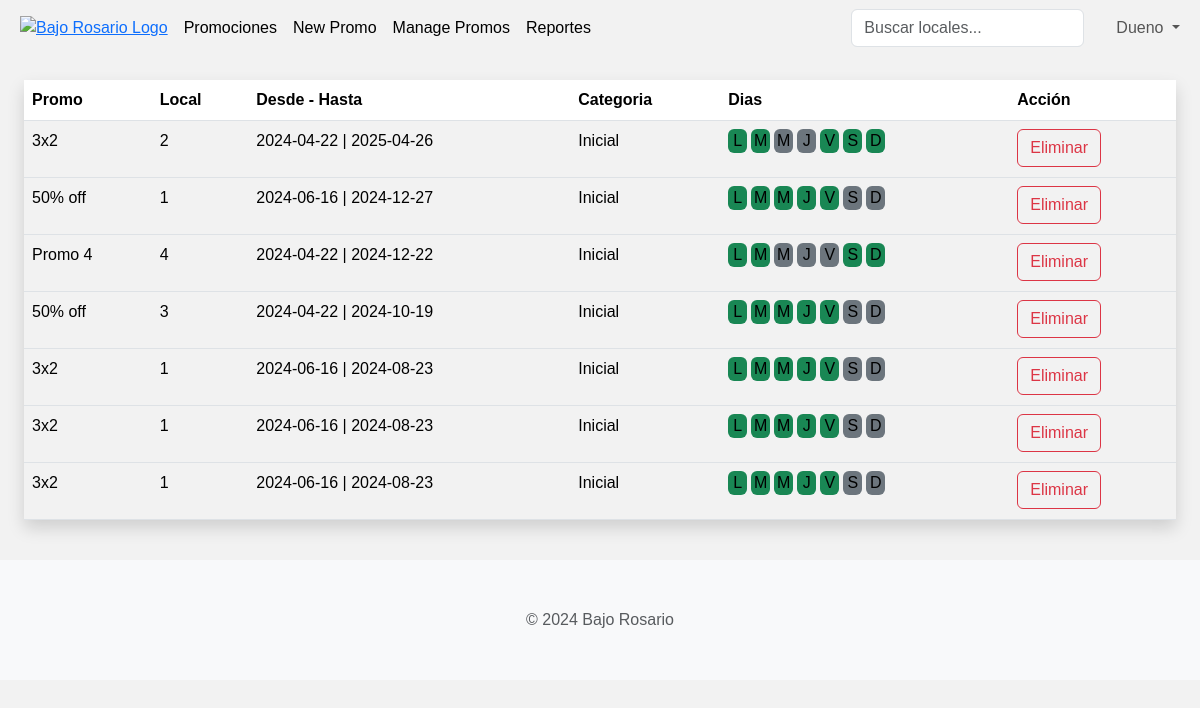
/dueño/manage_promo (signed in), run on the app's committed database.
### tables this page shows
CREATE TABLE `promociones` (
  `cod_promo` int(11) NOT NULL,
  `texto_promo` varchar(200) NOT NULL,
  `fecha_desde_promo` date NOT NULL,
  `fecha_hasta_promo` date NOT NULL,
  `categoria_cliente` varchar(10) NOT NULL,
  `dias_semana` varchar(20) NOT NULL,
  `estado_promo` varchar(10) NOT NULL,
  `cantidad_usos` int(11) NOT NULL,
  `cod_local` int(11) NOT NULL
);

CREATE TABLE `locales` (
  `cod_local` int(11) NOT NULL,
  `nombre_local` varchar(100) NOT NULL,
  `ubicacion_local` varchar(50) NOT NULL,
  `rubro_local` varchar(20) NOT NULL,
  `url_logo` varchar(200) NOT NULL,
  `cod_usuario` int(11) NOT NULL
);

### src/controllers/promociones/get_promociones.php (called while the page is built, shortened)
<?php
function get_promociones_by_dueno() {
    include __DIR__ . "/../../../config/db.php";
    $query = "
    SELECT *
    FROM promociones
    INNER JOIN locales ON promociones.cod_local = locales.cod_local
    WHERE estado_promo = 'aprobada'
        AND cod_usuario = " . $_SESSION['cod_usuario'] . "
        AND fecha_hasta_promo >= CURDATE()
    ORDER BY fecha_hasta_promo DESC";
    return mysqli_query($conn, $query);
}
?>

### src/views/duenos/dueno_manage_promo.php (the view, shortened to what this page needs)
<?php
include '../header.php';
include __DIR__ . "/../../../config/db.php";
include "../../controllers/promociones/get_promociones.php";
$promociones = get_promociones_by_dueno();
?>
<div
class="container p-4 section"
style="
    display: flex;
    flex-direction: column;
    justify-content: center;
    align-items: center;"
>
    <table class="table table-striped table-hover shadow">
    <thead>
        <tr>
            <th scope="col">Promo</th>
            <th scope="col">Local</th>
            <th scope="col">Desde - Hasta</th>
            <th scope="col">Categoria</th>
            <th scope="col">Dias</th>
            <th scope="col">Acción</th>
        </tr>
    </thead>
    <?php
    while($promocion = mysqli_fetch_array($promociones)){?>
        <tbody>
            <tr>
            <td><?php echo $promocion['texto_promo']?></td>
            <td><?php echo $promocion['cod_local']?></td>
            <td><?php echo ($promocion['fecha_desde_promo'] . ' | ' . $promocion['fecha_hasta_promo'])?></td>
            <td><?php echo $promocion['categoria_cliente']?></td>
            <td>
                <?php $dias_semana = json_decode($promocion['dias_semana'])?>
                    <div class="d-flex gap-1">
                        <?php include '../component_dias_seman.php'?>
                    </div>
            </td>
            <td>
                <form action="/bajorosario-shopping/src/controllers/promociones/promo_delete.php" method="POST">
                    <button class="btn btn-outline-danger" type="submit" name="action" value="delete">Eliminar</button>
                </form>
            </td>
            </tr>
        </tbody>
    <?php }?>
    </table>
</div>

### src/views/component_dias_seman.php
<p class="rounded d-flex justify-content-center <?php echo $dias_semana[0]? 'bg-success' : 'bg-secondary';?>" style="width:19px;">L</p>
<p class="rounded d-flex justify-content-center <?php echo $dias_semana[1]? 'bg-success' : 'bg-secondary';?>" style="width:19px;">M</p>
<p class="rounded d-flex justify-content-center <?php echo $dias_semana[2]? 'bg-success' : 'bg-secondary';?>" style="width:19px;">M</p>
<p class="rounded d-flex justify-content-center <?php echo $dias_semana[3]? 'bg-success' : 'bg-secondary';?>" style="width:19px;">J</p>
<p class="rounded d-flex justify-content-center <?php echo $dias_semana[4]? 'bg-success' : 'bg-secondary';?>" style="width:19px;">V</p>
<p class="rounded d-flex justify-content-center <?php echo $dias_semana[5]? 'bg-success' : 'bg-secondary';?>" style="width:19px;">S</p>
<p class="rounded d-flex justify-content-center <?php echo $dias_semana[6]? 'bg-success' : 'bg-secondary';?>" style="width:19px;">D</p>

### styles/index.css (style rules this page uses)
body { font-family: 'Geist', sans-serif, system-ui; margin: 0 auto; align-items: center; background: #f2f2f2; }
.section { max-width: 1200px; margin: 0 auto; }

### data on the page
promociones: texto_promo "3x2", cod_local.cod_local "2", fecha_desde_promo "2024-04-22", fecha_hasta_promo "2025-04-26", categoria_cliente "Inicial"
promociones: texto_promo "50% off", cod_local.cod_local "1", fecha_desde_promo "2024-06-16", fecha_hasta_promo "2024-12-27", categoria_cliente "Inicial"
promociones: texto_promo "Promo 4", cod_local.cod_local "4", fecha_desde_promo "2024-04-22", fecha_hasta_promo "2024-12-22", categoria_cliente "Inicial"
promociones: texto_promo "50% off", cod_local.cod_local "3", fecha_desde_promo "2024-04-22", fecha_hasta_promo "2024-10-19", categoria_cliente "Inicial"
promociones: texto_promo "3x2", cod_local.cod_local "1", fecha_desde_promo "2024-06-16", fecha_hasta_promo "2024-08-23", categoria_cliente "Inicial"
promociones: texto_promo "3x2", cod_local.cod_local "1", fecha_desde_promo "2024-06-16", fecha_hasta_promo "2024-08-23", categoria_cliente "Inicial"
promociones: texto_promo "3x2", cod_local.cod_local "1", fecha_desde_promo "2024-06-16", fecha_hasta_promo "2024-08-23", categoria_cliente "Inicial"

### other printed values
$_SESSION['nombre_usuario'] "Dueno"
